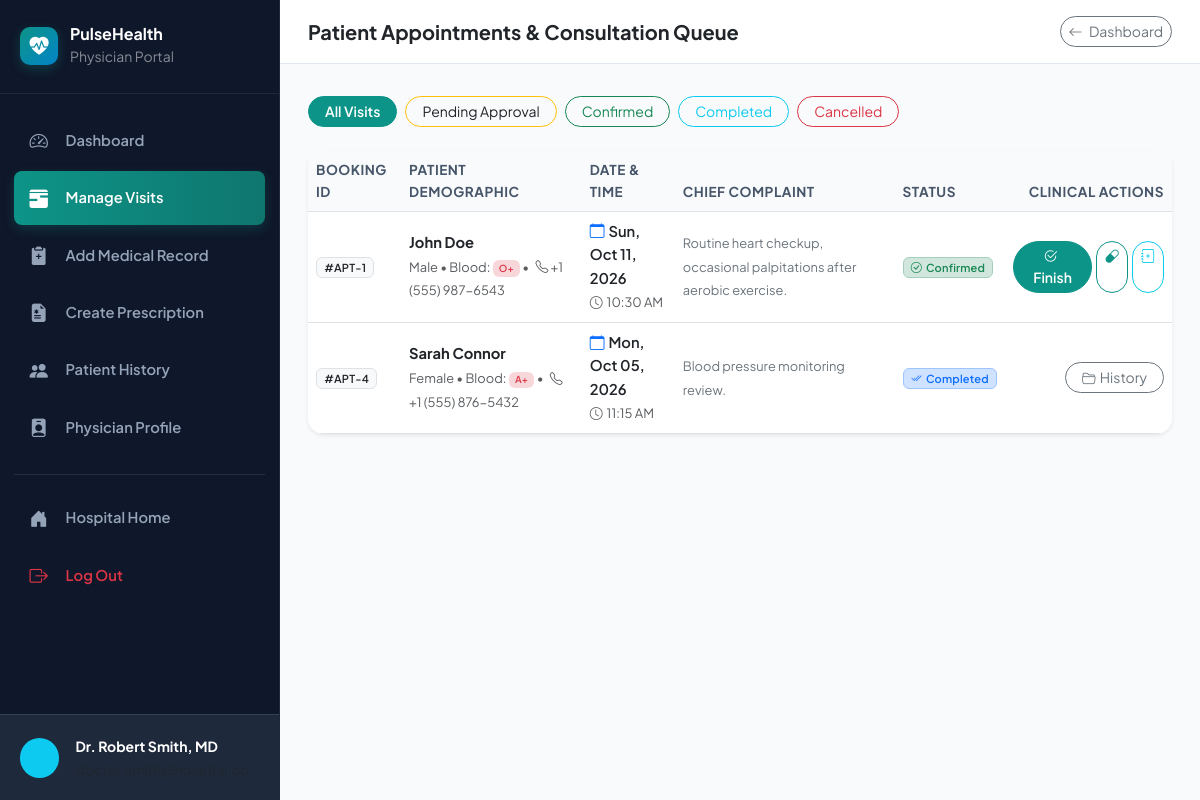
Page /doctor/appointments.php (signed in) on the committed database.
### tables this page shows
CREATE TABLE IF NOT EXISTS `appointments` (
    `id` INT AUTO_INCREMENT PRIMARY KEY,
    `patient_id` INT NOT NULL,
    `doctor_id` INT NOT NULL,
    `appointment_date` DATE NOT NULL,
    `appointment_time` TIME NOT NULL,
    `reason` TEXT NOT NULL,
    `status` ENUM('Pending', 'Confirmed', 'Completed', 'Cancelled') DEFAULT 'Pending',
    `created_at` TIMESTAMP DEFAULT CURRENT_TIMESTAMP,
    FOREIGN KEY (`patient_id`) REFERENCES `patients`(`id`) ON DELETE CASCADE,
    FOREIGN KEY (`doctor_id`) REFERENCES `doctors`(`id`) ON DELETE CASCADE
);

CREATE TABLE IF NOT EXISTS `patients` (
    `id` INT AUTO_INCREMENT PRIMARY KEY,
    `user_id` INT NOT NULL,
    `full_name` VARCHAR(100) NOT NULL,
    `dob` DATE NULL,
    `gender` ENUM('Male', 'Female', 'Other') DEFAULT 'Male',
    `phone` VARCHAR(20) NOT NULL,
    `blood_group` VARCHAR(5) DEFAULT 'O+',
    `address` TEXT NULL,
    `emergency_contact` VARCHAR(100) NULL,
    `created_at` TIMESTAMP DEFAULT CURRENT_TIMESTAMP,
    FOREIGN KEY (`user_id`) REFERENCES `users`(`id`) ON DELETE CASCADE
);

### doctor/appointments.php (the view, shortened to what this page needs)
<?php
require_once __DIR__ . '/../config/db.php';
$doctorId = $_SESSION['doctor_id'] ?? 0;
$filter = sanitize($_GET['status'] ?? 'all');
$appointments = [];
try {
    $sql = "
        SELECT a.*, p.full_name AS patient_name, p.phone AS patient_phone, p.gender, p.blood_group, p.dob
        FROM appointments a
        JOIN patients p ON a.patient_id = p.id
        WHERE a.doctor_id = ?
    ";
    $params = [$doctorId];
    $sql .= " ORDER BY a.appointment_date DESC, a.appointment_time ASC";
    $stmt = $pdo->prepare($sql);
    $stmt->execute($params);
    $appointments = $stmt->fetchAll();
} catch (Exception $e) {
}
include __DIR__ . '/../includes/header.php';
?>
<div class="portal-wrapper">
    <?php include __DIR__ . '/sidebar.php'; ?>
    <div class="portal-content">
        <header class="portal-topbar">
            <div class="d-flex align-items-center gap-3">
                <h5 class="mb-0 fw-bold text-dark">Patient Appointments & Consultation Queue</h5>
            </div>
            <a href="dashboard.php" class="btn btn-sm btn-outline-secondary rounded-pill">
                <i class="bi bi-arrow-left me-1"></i> Dashboard
            </a>
        </header>
        <main class="portal-main">
            <div class="d-flex flex-wrap gap-2 mb-4">
                <a href="appointments.php?status=all" class="btn btn-sm <?= $filter === 'all' ? 'btn-primary' : 'btn-outline-secondary' ?> rounded-pill px-3">All Visits</a>
                <a href="appointments.php?status=pending" class="btn btn-sm <?= $filter === 'pending' ? 'btn-warning text-dark' : 'btn-outline-warning text-dark' ?> rounded-pill px-3">Pending Approval</a>
                <a href="appointments.php?status=confirmed" class="btn btn-sm <?= $filter === 'confirmed' ? 'btn-success' : 'btn-outline-success' ?> rounded-pill px-3">Confirmed</a>
                <a href="appointments.php?status=completed" class="btn btn-sm <?= $filter === 'completed' ? 'btn-info text-white' : 'btn-outline-info' ?> rounded-pill px-3">Completed</a>
                <a href="appointments.php?status=cancelled" class="btn btn-sm <?= $filter === 'cancelled' ? 'btn-danger' : 'btn-outline-danger' ?> rounded-pill px-3">Cancelled</a>
            </div>
            <div class="card border-0 shadow-sm rounded-4 overflow-hidden">
                <div class="table-responsive">
                    <table class="table table-hover align-middle mb-0">
                        <thead>
                            <tr>
                                <th>Booking ID</th>
                                <th>Patient Demographic</th>
                                <th>Date & Time</th>
                                <th>Chief Complaint</th>
                                <th>Status</th>
                                <th class="text-end">Clinical Actions</th>
                            </tr>
                        </thead>
                        <tbody>
                            <?php if (!empty($appointments)): ?>
                                <?php foreach ($appointments as $apt): ?>
                                    <tr>
                                        <td>
                                            <span class="badge bg-light text-dark border">#APT-<?= $apt['id'] ?></span>
                                        </td>
                                        <td>
                                            <div class="fw-bold text-dark"><?= htmlspecialchars($apt['patient_name']) ?></div>
                                            <small class="text-muted">
                                                <?= htmlspecialchars($apt['gender']) ?> &bull;
                                                Blood: <span class="badge bg-danger-subtle text-danger"><?= htmlspecialchars($apt['blood_group']) ?></span> &bull;
                                                <i class="bi bi-telephone ms-1"></i> <?= htmlspecialchars($apt['patient_phone']) ?>
                                            </small>
                                        </td>
                                        <td>
                                            <div class="fw-semibold text-dark"><i class="bi bi-calendar text-primary me-1"></i><?= date('D, M d, Y', strtotime($apt['appointment_date'])) ?></div>
                                            <small class="text-muted"><i class="bi bi-clock text-muted me-1"></i><?= date('h:i A', strtotime($apt['appointment_time'])) ?></small>
                                        </td>
                                        <td>
                                            <span class="small text-secondary"><?= htmlspecialchars($apt['reason']) ?></span>
                                        </td>
                                        <td>
                                            <?= getStatusBadge($apt['status']) ?>
                                        </td>
                                        <td class="text-end">
                                            <div class="d-inline-flex gap-1">
                                                <?php if ($apt['status'] === 'Pending'): ?>
                                                    <form method="POST" action="appointments.php" class="d-inline">
                                                        <input type="hidden" name="appointment_id" value="<?= $apt['id'] ?>">
                                                        <input type="hidden" name="action" value="Confirmed">
                                                        <button type="submit" class="btn btn-sm btn-success rounded-pill px-3" title="Approve">
                                                            <i class="bi bi-check-lg me-1"></i>Approve
                                                        </button>
                                                    </form>
                                                    <form method="POST" action="appointments.php" class="d-inline" onsubmit="return confirm('Reject this appointment?');">
                                                        <input type="hidden" name="appointment_id" value="<?= $apt['id'] ?>">
                                                        <input type="hidden" name="action" value="Cancelled">
                                                        <button type="submit" class="btn btn-sm btn-outline-danger rounded-pill px-2" title="Reject">
                                                            <i class="bi bi-x-lg"></i>
                                                        </button>
                                                    </form>
                                                <?php elseif ($apt['status'] === 'Confirmed'): ?>
                                                    <form method="POST" action="appointments.php" class="d-inline">
                                                        <button type="submit" class="btn btn-sm btn-primary rounded-pill px-3">
                                                            <i class="bi bi-check2-circle me-1"></i>Finish
                                                        </button>
                                                    </form>
                                                    <a href="create-prescription.php?appointment_id=<?= $apt['id'] ?>&patient_id=<?= $apt['patient_id'] ?>" class="btn btn-sm btn-outline-primary rounded-pill px-2" title="Prescription">
                                                        <i class="bi bi-capsule"></i>
                                                    </a>
                                                    <a href="add-record.php?patient_id=<?= $apt['patient_id'] ?>" class="btn btn-sm btn-outline-info rounded-pill px-2" title="Add Diagnosis">
                                                        <i class="bi bi-journal-plus"></i>
                                                    </a>
                                                <?php else: ?>
                                                    <a href="patient-history.php?patient_id=<?= $apt['patient_id'] ?>" class="btn btn-sm btn-outline-secondary rounded-pill px-3">
                                                        <i class="bi bi-folder2-open me-1"></i>History
                                                    </a>
                                                <?php endif; ?>
                                            </div>
                                        </td>
                                    </tr>
                                <?php endforeach; ?>
                            <?php endif; ?>
                        </tbody>
                    </table>
                </div>
            </div>
        </main>
    </div>
</div>
</body>
</html>

### config/db.php (shortened to what this page needs)
<?php
function sanitize($data) {
    return htmlspecialchars(trim($data), ENT_QUOTES, 'UTF-8');
}
function getStatusBadge($status) {
    switch (strtolower($status)) {
        case 'confirmed':
            return '<span class="badge bg-success-subtle text-success border border-success-subtle"><i class="bi bi-check-circle me-1"></i>Confirmed</span>';
        case 'completed':
            return '<span class="badge bg-primary-subtle text-primary border border-primary-subtle"><i class="bi bi-check2-all me-1"></i>Completed</span>';
    }
}

### assets/css/style.css (style rules this page uses)
:root { --primary: #0d9488; --primary-dark: #0f766e; --primary-light: #ccfbf1; --secondary: #0284c7; --secondary-dark: #0369a1; --accent: #f59e0b; --danger: #ef4444; --success: #10b981; --bg-main: #f8fafc; --card-bg: #ffffff; --text-dark: #0f172a; --text-muted: #64748b; --border-color: #e2e8f0; --radius-sm: 8px; --radius-md: 14px; --radius-lg: 20px; --shadow-sm: 0 1px 3px rgba(15, 23, 42, 0.06); --shadow-md: 0 4px 20px -2px rgba(15, 23, 42, 0.08); --shadow-lg: 0 12px 30px -4px rgba(15, 23, 42, 0.12); --transition: all 0.25s cubic-bezier(0.16, 1, 0.3, 1); }
body { font-family: 'Plus Jakarta Sans', -apple-system, BlinkMacSystemFont, "Segoe UI", Roboto, sans-serif; background-color: var(--bg-main); color: var(--text-dark); margin: 0; padding: 0; overflow-x: hidden; line-height: 1.6; }
.portal-wrapper { display: flex; min-height: 100vh; background: var(--bg-main); }
.portal-content { flex-grow: 1; display: flex; flex-direction: column; overflow-x: hidden; }
.portal-topbar { background: #ffffff; border-bottom: 1px solid var(--border-color); padding: 1rem 1.75rem; display: flex; align-items: center; justify-content: space-between; }
.portal-main { padding: 2rem 1.75rem; flex-grow: 1; }
.btn-primary { background-color: var(--primary); border-color: var(--primary); font-weight: 600; }
.btn-outline-primary { color: var(--primary); border-color: var(--primary); font-weight: 600; }
.table th { font-weight: 700; color: #475569; font-size: 0.85rem; text-transform: uppercase; letter-spacing: 0.5px; background-color: #f8fafc; }
.table td { vertical-align: middle; font-size: 0.92rem; }
.badge { font-weight: 600; letter-spacing: 0.2px; }

### rows in the picture
appointments: id "1", patient.full_name "John Doe", patient.gender "Male", patient.blood_group "O+", patient.phone "+1 (555) 987-6543", appointment_date "Sun, Oct 11, 2026", appointment_time "10:30 AM", reason "Routine heart checkup, occasional palpitations after aerobic exercise.", status "Confirmed" (drawn)
appointments: id "4", patient.full_name "Sarah Connor", patient.gender "Female", patient.blood_group "A+", patient.phone "+1 (555) 876-5432", appointment_date "Mon, Oct 05, 2026", appointment_time "11:15 AM", reason "Blood pressure monitoring review.", status "Completed" (drawn)

### other values in the picture
APP_NAME "PulseHealth"
$doctorName "Dr. Robert Smith, MD"
